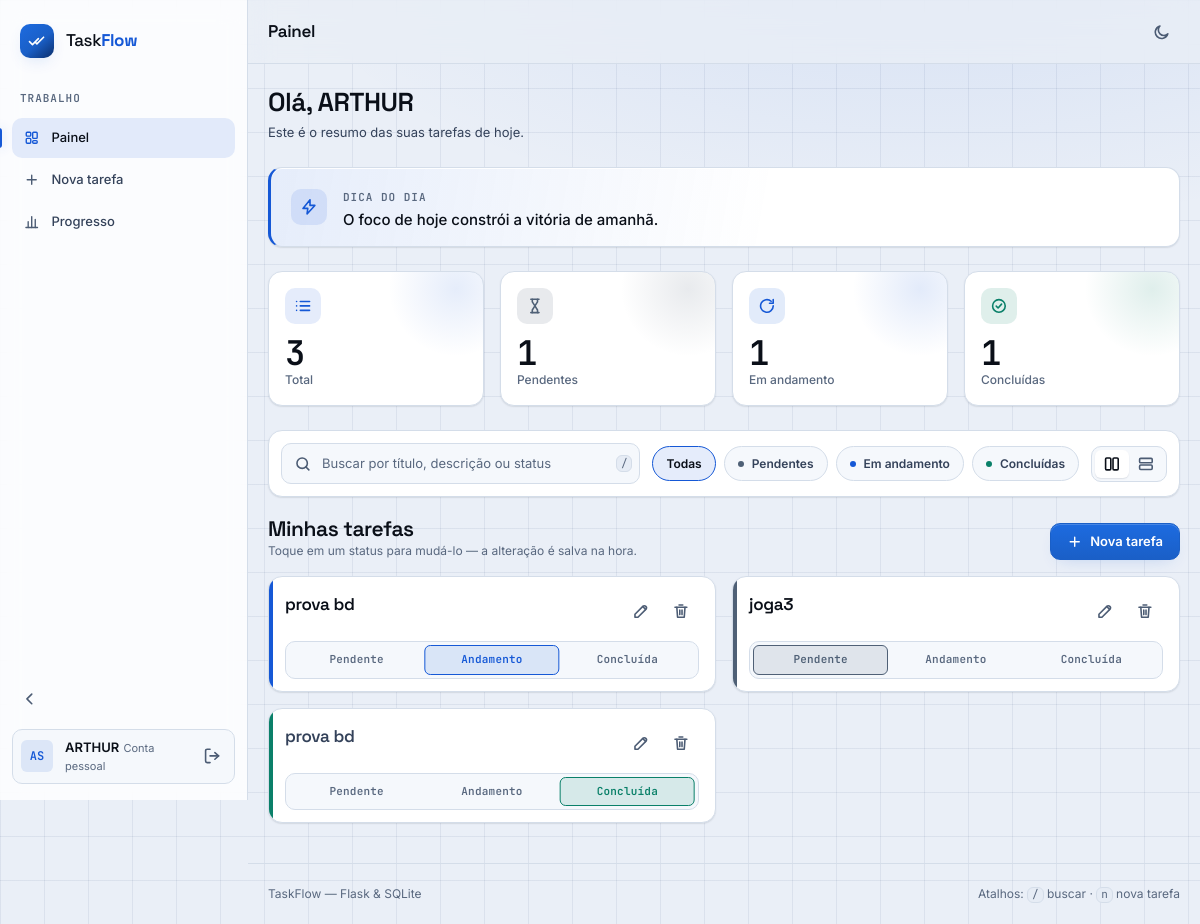
The app's page /dashboard (signed in) with its own data.
### tables this page shows
CREATE TABLE tarefas (
            id INTEGER PRIMARY KEY AUTOINCREMENT,
            titulo TEXT NOT NULL,
            descricao TEXT,
            status TEXT DEFAULT 'pendente',
            usuario_id INTEGER NOT NULL,
            FOREIGN KEY (usuario_id) REFERENCES usuarios(id)
        );

### task_panel/app.py (the view)
@app.route('/dashboard')
@login_required
def dashboard():
    conn = get_db()
    tarefas = conn.execute(
        'SELECT * FROM tarefas WHERE usuario_id = ? ORDER BY id DESC',
        (session['usuario_id'],)
    ).fetchall()
    conn.close()
    dica = obter_dica_do_dia()
    total = len(tarefas)
    pendentes = sum(1 for t in tarefas if t['status'] == 'pendente')
    em_andamento = sum(1 for t in tarefas if t['status'] == 'em_andamento')
    concluidas = sum(1 for t in tarefas if t['status'] == 'concluida')
    return render_template('dashboard.html',
                           tarefas=tarefas,
                           dica=dica,
                           total=total,
                           pendentes=pendentes,
                           em_andamento=em_andamento,
                           concluidas=concluidas)

### task_panel/app.py (called while the page is built)
def get_db():
    conn = sqlite3.connect('database.db')
    conn.row_factory = sqlite3.Row
    return conn

def login_required(f):
    @wraps(f)
    def decorated(*args, **kwargs):
        if 'usuario_id' not in session:
            flash('Faça login para acessar esta página.', 'warning')
            return redirect(url_for('login'))
        return f(*args, **kwargs)
    return decorated

def obter_dica_do_dia():
    try:
        indice = datetime.date.today().toordinal() % len(FRASES_DO_DIA)
        return FRASES_DO_DIA[indice]
    except Exception:
        return DICA_PADRAO

### task_panel/templates/dashboard.html (shortened to what this page needs)
{% extends 'base.html' %}
{% from 'macros.html' import icon, stat, task_card %}
{% block content %}
<div class="page-head reveal">
    <h1>Olá, {{ primeiro_nome }}</h1>
    <p>Este é o resumo das suas tarefas de hoje.</p>
</div>
<section class="tip reveal" style="--i: 1" aria-label="Dica do dia">
    <span class="tip__icon">{{ icon('bolt') }}</span>
    <div class="tip__body">
        <span class="eyebrow">Dica do dia</span>
        <p class="tip__text">{{ dica }}</p>
    </div>
</section>
<section class="stats-grid" aria-label="Resumo das tarefas">
    {{ stat('Total', total, 'list', id='stat-total', index=2) }}
    {{ stat('Pendentes', pendentes, 'hourglass', status='pendente', id='stat-pendente', index=3) }}
    {{ stat('Em andamento', em_andamento, 'loop', status='em_andamento', id='stat-andamento', index=4) }}
    {{ stat('Concluídas', concluidas, 'check-circle', status='concluida', id='stat-concluida', index=5) }}
</section>
{% if tarefas %}
<div class="toolbar reveal" style="--i: 6">
    <div class="search">
        <input class="search__input" id="campo-busca" type="search" autocomplete="off"
               placeholder="Buscar por título, descrição ou status" aria-label="Buscar tarefas">
        <kbd class="kbd search__kbd">/</kbd>
    </div>
    <div class="toolbar__right">
        <div class="chips" id="filtros" role="group" aria-label="Filtrar por status">
            <button type="button" class="chip" data-filtro="todos" aria-pressed="true">Todas</button>
            <button type="button" class="chip" data-filtro="pendente" data-status="pendente" aria-pressed="false">
                <span class="chip__dot"></span>Pendentes
            </button>
            <button type="button" class="chip" data-filtro="em_andamento" data-status="em_andamento" aria-pressed="false">
                <span class="chip__dot"></span>Em andamento
            </button>
            <button type="button" class="chip" data-filtro="concluida" data-status="concluida" aria-pressed="false">
                <span class="chip__dot"></span>Concluídas
            </button>
        </div>
        <div class="segmented view-toggle" id="troca-visao" role="group" aria-label="Modo de exibição">
            <button type="button" class="segmented__btn" data-visao="cards" aria-pressed="true" aria-label="Ver em cartões">{{ icon('cards') }}</button>
            <button type="button" class="segmented__btn" data-visao="lista" aria-pressed="false" aria-label="Ver em lista">{{ icon('rows') }}</button>
        </div>
    </div>
</div>
<div class="section-head">
    <div>
        <h2>Minhas tarefas</h2>
        <p>Toque em um status para mudá-lo — a alteração é salva na hora.</p>
    </div>
    <a class="btn btn--primary" href="{{ url_for('nova_tarefa') }}">{{ icon('plus') }} Nova tarefa</a>
</div>
<section class="tarefas" id="tarefas" data-view="cards">
    <div class="tarefas__grid" id="tarefas-grid">
        {% for t in tarefas %}{{ task_card(t, loop.index0) }}{% endfor %}
    </div>
</section>
{% endif %}
{% endblock %}

### task_panel/templates/base.html (shortened to what this page needs)
{% from 'macros.html' import icon %}
{% set is_auth = request.endpoint in ('login', 'registro') %}
{% set titulos = {
    'dashboard': 'Painel',
    'nova_tarefa': 'Nova tarefa',
    'editar_tarefa': 'Editar tarefa',
    'progresso': 'Progresso'
} %}
{% set titulo_pagina = titulos.get(request.endpoint, 'TaskPanel') %}
{% set nome_completo = (session.usuario_nome or 'Usuário')|trim %}
{% set partes = nome_completo.split() or ['Usuário'] %}
{% set primeiro_nome = partes[0] %}
{% set iniciais = (partes[0][0] ~ (partes[-1][0] if partes|length > 1 else ''))|upper %}
<!DOCTYPE html>
<html lang="pt-br" data-theme="dark">
<head>
    <link rel="stylesheet" href="{{ url_for('static', filename='css/tokens.css') }}">
    <link rel="stylesheet" href="{{ url_for('static', filename='css/base.css') }}">
    <link rel="stylesheet" href="{{ url_for('static', filename='css/components.css') }}">
    <link rel="stylesheet" href="{{ url_for('static', filename='css/layout.css') }}">
    <link rel="stylesheet" href="{{ url_for('static', filename='css/pages.css') }}">
</head>
<body>
{% if is_auth %}
    <main class="auth">
        <section class="auth__panel">
            <div class="brand">
                <span class="brand__mark">{{ icon('check-all') }}</span>
                <span class="brand__word">Task<b>Flow</b></span>
            </div>
            <div class="auth__pitch">
                <h1>Suas tarefas, do rascunho ao concluído.</h1>
                <p>Um painel só seu para registrar o que precisa ser feito e ver o quanto já andou.</p>
                <ul class="auth__list">
                    <li>{{ icon('check') }} Mude o status em um clique</li>
                    <li>{{ icon('check') }} Busque e filtre sem recarregar</li>
                    <li>{{ icon('check') }} Acompanhe o progresso em gráficos</li>
                </ul>
            </div>
            <div class="auth__demo">
                <span class="eyebrow">Tarefa</span>
                <span class="auth__demo-title">Revisar proposta comercial</span>
                <div class="auth__demo-switch">
                    <span>Pendente</span><span>Andamento</span><span data-on>Concluída</span>
                </div>
            </div>
        </section>
        <section class="auth__form-side">
            <div class="auth__topbar">{% include 'partials/theme_toggle.html' %}</div>
            {% block content %}{% endblock %}
        </section>
    </main>
{% else %}
    <div class="shell">
        {% include 'partials/sidebar.html' %}
        <div class="main">
            {% include 'partials/topbar.html' %}
            <main class="content" id="conteudo">
                {{ self.content() }}
            </main>
            <footer class="foot">
                <span>TaskFlow — Flask &amp; SQLite</span>
                <span>Atalhos: <kbd class="kbd">/</kbd> buscar · <kbd class="kbd">n</kbd> nova tarefa</span>
            </footer>
        </div>
    </div>
{% endif %}
</body>
</html>

### task_panel/templates/macros.html (shortened to what this page needs)
{% macro icon(name, cls='') -%}
<svg class="icon {{ cls }}" aria-hidden="true" focusable="false"><use href="#i-{{ name }}"></use></svg>
{%- endmacro %}
{% macro stat(label, value, icon_name, status=None, id=None, index=0) -%}
<article class="stat reveal" {% if status %}data-status="{{ status }}"{% endif %} style="--i: {{ index }}">
    <div class="stat__icon">{{ icon(icon_name) }}</div>
    <div>
        <div class="stat__num" {% if id %}id="{{ id }}"{% endif %}>{{ value }}</div>
        <div class="stat__label">{{ label }}</div>
    </div>
</article>
{%- endmacro %}
{% macro status_switch(tarefa) -%}
{% set slots = {'pendente': 0, 'em_andamento': 1, 'concluida': 2} %}
{% set rotulos = [('pendente', 'Pendente'), ('em_andamento', 'Andamento'), ('concluida', 'Concluída')] %}
<div class="status-switch" role="radiogroup" data-id="{{ tarefa.id }}"
     aria-label="Status de {{ tarefa.titulo }}" style="--slot: {{ slots.get(tarefa.status, 0) }}">
    <span class="status-switch__thumb" aria-hidden="true"></span>
    {% for valor, rotulo in rotulos %}
    <button type="button" role="radio" class="status-switch__opt" data-value="{{ valor }}"
            aria-checked="{{ 'true' if tarefa.status == valor else 'false' }}"
            tabindex="{{ '0' if tarefa.status == valor else '-1' }}">{{ rotulo }}</button>
    {% endfor %}
</div>
{%- endmacro %}
{% macro task_card(tarefa, index=0) -%}
<article class="task reveal" style="--i: {{ index }}"
         data-id="{{ tarefa.id }}"
         data-status="{{ tarefa.status }}"
         data-titulo="{{ tarefa.titulo|lower }}"
         data-desc="{{ (tarefa.descricao or '')|lower }}">
    <div class="task__main">
        <h3 class="task__title">{{ tarefa.titulo }}</h3>
    </div>
    <div class="task__actions">
        <a class="icon-btn" href="{{ url_for('editar_tarefa', id=tarefa.id) }}"
           aria-label="Editar tarefa {{ tarefa.titulo }}">{{ icon('pencil') }}</a>
        <a class="icon-btn icon-btn--danger" href="{{ url_for('deletar_tarefa', id=tarefa.id) }}"
           data-confirm="{{ tarefa.titulo }}"
           aria-label="Excluir tarefa {{ tarefa.titulo }}">{{ icon('trash') }}</a>
    </div>
    <div class="task__foot">
        {{ status_switch(tarefa) }}
    </div>
</article>
{%- endmacro %}

### task_panel/templates/partials/sidebar.html
{% from 'macros.html' import icon %}
<aside class="sidebar" id="sidebar" aria-label="Navegação principal">
    <a class="brand" href="{{ url_for('dashboard') }}">
        <span class="brand__mark">{{ icon('check-all') }}</span>
        <span class="brand__word">Task<b>Flow</b></span>
    </a>
    <nav class="nav" aria-label="Seções">
        <p class="nav__section eyebrow">Trabalho</p>
        <a class="nav__link" href="{{ url_for('dashboard') }}" data-tip="Painel"
           {% if request.endpoint == 'dashboard' %}aria-current="page"{% endif %}>
            {{ icon('grid') }}<span class="nav__label">Painel</span>
        </a>
        <a class="nav__link" href="{{ url_for('nova_tarefa') }}" data-tip="Nova tarefa"
           {% if request.endpoint == 'nova_tarefa' %}aria-current="page"{% endif %}>
            {{ icon('plus') }}<span class="nav__label">Nova tarefa</span>
        </a>
        <a class="nav__link" href="{{ url_for('progresso') }}" data-tip="Progresso"
           {% if request.endpoint == 'progresso' %}aria-current="page"{% endif %}>
            {{ icon('chart') }}<span class="nav__label">Progresso</span>
        </a>
    </nav>
    <div class="sidebar__foot">
        <button type="button" class="icon-btn collapse-btn" id="btn-colapsar"
                aria-expanded="true" aria-controls="sidebar" aria-label="Recolher menu">
            {{ icon('chevron-left') }}
        </button>
        <div class="user">
            <span class="user__avatar" aria-hidden="true">{{ iniciais }}</span>
            <span class="user__meta">
                <span class="user__name">{{ primeiro_nome }}</span>
                <span class="user__role">Conta pessoal</span>
            </span>
            <a class="icon-btn icon-btn--danger" href="{{ url_for('logout') }}" aria-label="Sair da conta">
                {{ icon('logout') }}
            </a>
        </div>
    </div>
</aside>

### task_panel/templates/partials/topbar.html (shortened to what this page needs)
{% from 'macros.html' import icon %}
<header class="topbar">
    <h1 class="topbar__title">{{ titulo_pagina }}</h1>
    <div class="topbar__tools">
        {% include 'partials/theme_toggle.html' %}
    </div>
</header>

### task_panel/templates/partials/theme_toggle.html (shortened to what this page needs)
{% from 'macros.html' import icon %}
<button type="button" class="icon-btn theme-toggle" id="btn-tema" aria-label="Alternar tema">
    <span class="theme-toggle__face" data-theme-face="light">{{ icon('moon') }}</span>
</button>

### task_panel/static/css/tokens.css (style rules this page uses)
:root { --font-display: 'Space Grotesk', 'Segoe UI', system-ui, sans-serif; --font-body: 'Inter', -apple-system, BlinkMacSystemFont, 'Segoe UI', sans-serif; --font-mono: 'JetBrains Mono', ui-monospace, 'SF Mono', Menlo, monospace; --fs-micro: 0.6875rem; --fs-xs: 0.75rem; --fs-sm: 0.8125rem; --fs-base: 0.9375rem; --fs-md: 1.0625rem; --fs-lg: 1.3125rem; --fs-xl: 1.625rem; --fs-2xl: 2.125rem; --lh-tight: 1.15; --lh-snug: 1.35; --lh-body: 1.6; --tracking-eyebrow: 0.09em; --tracking-display: -0.02em; --sp-1: 0.25rem; --sp-2: 0.5rem; --sp-3: 0.75rem; --sp-4: 1rem; --sp-5: 1.25rem; --sp-6: 1.5rem; --sp-8: 2rem; --sp-10: 2.5rem; --sp-14: 3.5rem; --r-sm: 6px; --r-md: 10px; --r-lg: 14px; --r-pill: 999px; --topbar-h: 64px; --sidebar-w: 248px; --sidebar-w-collapsed: 76px; --content-max: 1180px; --ease: cubic-bezier(0.32, 0.72, 0, 1); --ease-out: cubic-bezier(0.16, 1, 0.3, 1); --t-fast: 120ms; --t-base: 200ms; --t-slow: 380ms; --icon-size: 1.1875em; --z-scrim: 40; --z-sidebar: 50; --z-topbar: 45; --z-toast: 90; --z-dialog: 100; }
[data-theme='light'] { color-scheme: light; --icon-stroke: 2.15; --bg: #eaeff7; --bg-grid: rgba(23, 55, 102, 0.075); --surface: #ffffff; --surface-2: #f5f8fc; --surface-3: #e6ecf5; --border: #d4dde9; --border-strong: #a9b8cc; --text: #0a0f18; --text-2: #34425a; --muted: #59687f; --accent: #1558d6; --accent-hi: #2f7ff6; --accent-deep: #0b2e6b; --accent-solid: #1a5fc7; --accent-solid-hi: #1d6be0; --accent-soft: rgba(21, 88, 214, 0.11); --accent-glow: rgba(21, 88, 214, 0.3); --on-accent: #ffffff; --icon: #4c5c74; --icon-strong: #0a0f18; --idle: #4f6076; --idle-soft: rgba(79, 96, 118, 0.13); --active: #1558d6; --active-soft: rgba(21, 88, 214, 0.12); --done: #0a8069; --done-soft: rgba(10, 128, 105, 0.13); --danger: #cf3a2d; --danger-soft: rgba(207, 58, 45, 0.11); --danger-solid: #b8342a; --warn: #9a6605; --hairline: inset 0 1px 0 rgba(255, 255, 255, 0.9); --sh-1: 0 1px 2px rgba(13, 30, 60, 0.07), 0 1px 1px rgba(13, 30, 60, 0.04); --sh-2: 0 10px 28px -12px rgba(13, 30, 60, 0.24), 0 2px 6px -2px rgba(13, 30, 60, 0.08); --sh-3: 0 36px 80px -30px rgba(13, 30, 60, 0.4), 0 8px 20px -8px rgba(13, 30, 60, 0.12); --sh-ring: 0 0 0 3px rgba(21, 88, 214, 0.26); --skeleton: linear-gradient(90deg, var(--surface-3) 0%, var(--surface) 50%, var(--surface-3) 100%); }
[data-status='pendente'] { --status: var(--idle); --status-soft: var(--idle-soft); }
[data-status='em_andamento'] { --status: var(--active); --status-soft: var(--active-soft); }
[data-status='concluida'] { --status: var(--done); --status-soft: var(--done-soft); }

### task_panel/static/css/pages.css (style rules this page uses)
.stats-grid { display: grid; grid-template-columns: repeat(4, minmax(0, 1fr)); gap: var(--sp-4); margin-bottom: var(--sp-6); }
.tip { position: relative; display: flex; align-items: center; gap: var(--sp-4); padding: var(--sp-4) var(--sp-5); margin-bottom: var(--sp-6); overflow: hidden; background: linear-gradient(100deg, var(--accent-soft), transparent 55%), var(--surface); border: 1px solid var(--border); border-left: 3px solid var(--accent); border-radius: var(--r-lg); box-shadow: var(--sh-1), var(--hairline); }
.tip__icon { display: grid; place-items: center; width: 36px; height: 36px; flex: none; color: var(--accent); background: var(--accent-soft); border-radius: var(--r-md); }
.tip__body { min-width: 0; }
.tip__text { margin-top: 2px; font-size: var(--fs-base); font-weight: 500; color: var(--text); line-height: var(--lh-snug); }
.toolbar { display: flex; align-items: center; gap: var(--sp-3); flex-wrap: wrap; padding: var(--sp-3); margin-bottom: var(--sp-5); background: var(--surface); border: 1px solid var(--border); border-radius: var(--r-lg); box-shadow: var(--sh-1), var(--hairline); }
.toolbar__right { display: flex; align-items: center; gap: var(--sp-3); margin-left: auto; }
.tarefas__grid { display: grid; grid-template-columns: repeat(auto-fill, minmax(300px, 1fr)); gap: var(--sp-4); }

### records on screen
tarefas: titulo "prova bd", rotulos "Pendente" "Andamento" "Concluída"
tarefas: titulo "joga3", rotulos "Pendente" "Andamento" "Concluída"
tarefas: titulo "prova bd", rotulos "Pendente" "Andamento" "Concluída"

### other values on screen
{{ iniciais }} "AS"
{{ primeiro_nome }} "ARTHUR"
{{ titulo_pagina }} "Painel"
{{ dica }} "O foco de hoje constrói a vitória de amanhã."
{{ value }} "3 1 1 1"
{{ label }} "Total Pendentes Em andamento Concluídas"
